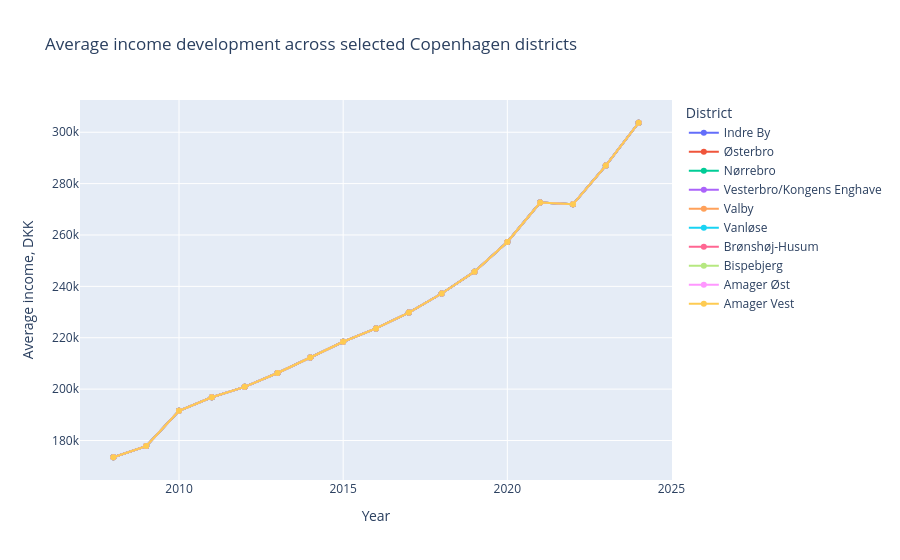

Notebook cell for this chart:
### Code cell
#DONT USE THIS, INCOME DATA IS NOT RELIABLE


income_cols = [c for c in district_df.columns if c.startswith("avg_income_dkk_")]

income_long = district_df.melt(
    id_vars=["age_group", "sex", "ancestry", "district"],
    value_vars=income_cols,
    var_name="year",
    value_name="avg_income_dkk"
)

income_long["year"] = (
    income_long["year"]
    .str.replace("avg_income_dkk_", "", regex=False)
    .astype(int)
)

income_long = income_long[
    (income_long["age_group"] == "Years in total") &
    (income_long["sex"] == "Sex total") &
    (income_long["ancestry"] == "Ancestry total") &
    (income_long["district"] != "Copenhagen total")
]

selected_districts = [
    "Indre By",
    "Østerbro",
    "Nørrebro",
    "Vesterbro/Kongens Enghave",
    "Valby",
    "Vanløse",
    "Brønshøj-Husum",
    "Bispebjerg",
    "Amager Øst",
    "Amager Vest"
]

income_selected = income_long[
    income_long["district"].isin(selected_districts)
]

fig = px.line(
    income_selected,
    x="year",
    y="avg_income_dkk",
    color="district",
    markers=True,
    title="Average income development across selected Copenhagen districts",
    labels={
        "year": "Year",
        "avg_income_dkk": "Average income, DKK",
        "district": "District"
    }
)

fig.show()

### Figure 1 — Plotly figure (JSON) as saved in the notebook; plotly's stock layout.template omitted (floating-point values rounded to 4 significant figures)
{"data": [{"hovertemplate": "District=Indre By<br>Year=%{x}<br>Average income, DKK=%{y}<extra></extra>", "legendgroup": "Indre By", "line": {"color": "#636efa", "dash": "solid"}, "marker": {"symbol": "circle"}, "mode": "lines+markers", "name": "Indre By", "orientation": "v", "showlegend": true, "type": "scatter", "x": [2008, 2009, 2010, 2011, 2012, 2013, 2014, 2015, 2016, 2017, 2018, 2019, 2020, 2021, 2022, 2023, 2024], "xaxis": "x", "y": [173475, 177821, 191577, 196833, 200886, 206286, 212311, 218440, 223635, 229793, 237224, 245734, 257297, 272650, 271940, 287039, 303697], "yaxis": "y"}, {"hovertemplate": "District=Østerbro<br>Year=%{x}<br>Average income, DKK=%{y}<extra></extra>", "legendgroup": "Østerbro", "line": {"color": "#EF553B", "dash": "solid"}, "marker": {"symbol": "circle"}, "mode": "lines+markers", "name": "Østerbro", "orientation": "v", "showlegend": true, "type": "scatter", "x": [2008, 2009, 2010, 2011, 2012, 2013, 2014, 2015, 2016, 2017, 2018, 2019, 2020, 2021, 2022, 2023, 2024], "xaxis": "x", "y": [173475, 177821, 191577, 196833, 200886, 206286, 212311, 218440, 223635, 229793, 237224, 245734, 257297, 272650, 271940, 287039, 303697], "yaxis": "y"}, {"hovertemplate": "District=Nørrebro<br>Year=%{x}<br>Average income, DKK=%{y}<extra></extra>", "legendgroup": "Nørrebro", "line": {"color": "#00cc96", "dash": "solid"}, "marker": {"symbol": "circle"}, "mode": "lines+markers", "name": "Nørrebro", "orientation": "v", "showlegend": true, "type": "scatter", "x": [2008, 2009, 2010, 2011, 2012, 2013, 2014, 2015, 2016, 2017, 2018, 2019, 2020, 2021, 2022, 2023, 2024], "xaxis": "x", "y": [173475, 177821, 191577, 196833, 200886, 206286, 212311, 218440, 223635, 229793, 237224, 245734, 257297, 272650, 271940, 287039, 303697], "yaxis": "y"}, {"hovertemplate": "District=Vesterbro/Kongens Enghave<br>Year=%{x}<br>Average income, DKK=%{y}<extra></extra>", "legendgroup": "Vesterbro/Kongens Enghave", "line": {"color": "#ab63fa", "dash": "solid"}, "marker": {"symbol": "circle"}, "mode": "lines+markers", "name": "Vesterbro/Kongens Enghave", "orientation": "v", "showlegend": true, "type": "scatter", "x": [2008, 2009, 2010, 2011, 2012, 2013, 2014, 2015, 2016, 2017, 2018, 2019, 2020, 2021, 2022, 2023, 2024], "xaxis": "x", "y": [173475, 177821, 191577, 196833, 200886, 206286, 212311, 218440, 223635, 229793, 237224, 245734, 257297, 272650, 271940, 287039, 303697], "yaxis": "y"}, {"hovertemplate": "District=Valby<br>Year=%{x}<br>Average income, DKK=%{y}<extra></extra>", "legendgroup": "Valby", "line": {"color": "#FFA15A", "dash": "solid"}, "marker": {"symbol": "circle"}, "mode": "lines+markers", "name": "Valby", "orientation": "v", "showlegend": true, "type": "scatter", "x": [2008, 2009, 2010, 2011, 2012, 2013, 2014, 2015, 2016, 2017, 2018, 2019, 2020, 2021, 2022, 2023, 2024], "xaxis": "x", "y": [173475, 177821, 191577, 196833, 200886, 206286, 212311, 218440, 223635, 229793, 237224, 245734, 257297, 272650, 271940, 287039, 303697], "yaxis": "y"}, {"hovertemplate": "District=Vanløse<br>Year=%{x}<br>Average income, DKK=%{y}<extra></extra>", "legendgroup": "Vanløse", "line": {"color": "#19d3f3", "dash": "solid"}, "marker": {"symbol": "circle"}, "mode": "lines+markers", "name": "Vanløse", "orientation": "v", "showlegend": true, "type": "scatter", "x": [2008, 2009, 2010, 2011, 2012, 2013, 2014, 2015, 2016, 2017, 2018, 2019, 2020, 2021, 2022, 2023, 2024], "xaxis": "x", "y": [173475, 177821, 191577, 196833, 200886, 206286, 212311, 218440, 223635, 229793, 237224, 245734, 257297, 272650, 271940, 287039, 303697], "yaxis": "y"}, {"hovertemplate": "District=Brønshøj-Husum<br>Year=%{x}<br>Average income, DKK=%{y}<extra></extra>", "legendgroup": "Brønshøj-Husum", "line": {"color": "#FF6692", "dash": "solid"}, "marker": {"symbol": "circle"}, "mode": "lines+markers", "name": "Brønshøj-Husum", "orientation": "v", "showlegend": true, "type": "scatter", "x": [2008, 2009, 2010, 2011, 2012, 2013, 2014, 2015, 2016, 2017, 2018, 2019, 2020, 2021, 2022, 2023, 2024], "xaxis": "x", "y": [173475, 177821, 191577, 196833, 200886, 206286, 212311, 218440, 223635, 229793, 237224, 245734, 257297, 272650, 271940, 287039, 303697], "yaxis": "y"}, {"hovertemplate": "District=Bispebjerg<br>Year=%{x}<br>Average income, DKK=%{y}<extra></extra>", "legendgroup": "Bispebjerg", "line": {"color": "#B6E880", "dash": "solid"}, "marker": {"symbol": "circle"}, "mode": "lines+markers", "name": "Bispebjerg", "orientation": "v", "showlegend": true, "type": "scatter", "x": [2008, 2009, 2010, 2011, 2012, 2013, 2014, 2015, 2016, 2017, 2018, 2019, 2020, 2021, 2022, 2023, 2024], "xaxis": "x", "y": [173475, 177821, 191577, 196833, 200886, 206286, 212311, 218440, 223635, 229793, 237224, 245734, 257297, 272650, 271940, 287039, 303697], "yaxis": "y"}, {"hovertemplate": "District=Amager Øst<br>Year=%{x}<br>Average income, DKK=%{y}<extra></extra>", "legendgroup": "Amager Øst", "line": {"color": "#FF97FF", "dash": "solid"}, "marker": {"symbol": "circle"}, "mode": "lines+markers", "name": "Amager Øst", "orientation": "v", "showlegend": true, "type": "scatter", "x": [2008, 2009, 2010, 2011, 2012, 2013, 2014, 2015, 2016, 2017, 2018, 2019, 2020, 2021, 2022, 2023, 2024], "xaxis": "x", "y": [173475, 177821, 191577, 196833, 200886, 206286, 212311, 218440, 223635, 229793, 237224, 245734, 257297, 272650, 271940, 287039, 303697], "yaxis": "y"}, {"hovertemplate": "District=Amager Vest<br>Year=%{x}<br>Average income, DKK=%{y}<extra></extra>", "legendgroup": "Amager Vest", "line": {"color": "#FECB52", "dash": "solid"}, "marker": {"symbol": "circle"}, "mode": "lines+markers", "name": "Amager Vest", "orientation": "v", "showlegend": true, "type": "scatter", "x": [2008, 2009, 2010, 2011, 2012, 2013, 2014, 2015, 2016, 2017, 2018, 2019, 2020, 2021, 2022, 2023, 2024], "xaxis": "x", "y": [173475, 177821, 191577, 196833, 200886, 206286, 212311, 218440, 223635, 229793, 237224, 245734, 257297, 272650, 271940, 287039, 303697], "yaxis": "y"}], "layout": {"legend": {"title": {"text": "District"}, "tracegroupgap": 0}, "title": {"text": "Average income development across selected Copenhagen districts"}, "xaxis": {"anchor": "y", "domain": [0, 1], "title": {"text": "Year"}}, "yaxis": {"anchor": "x", "domain": [0, 1], "title": {"text": "Average income, DKK"}}}}
